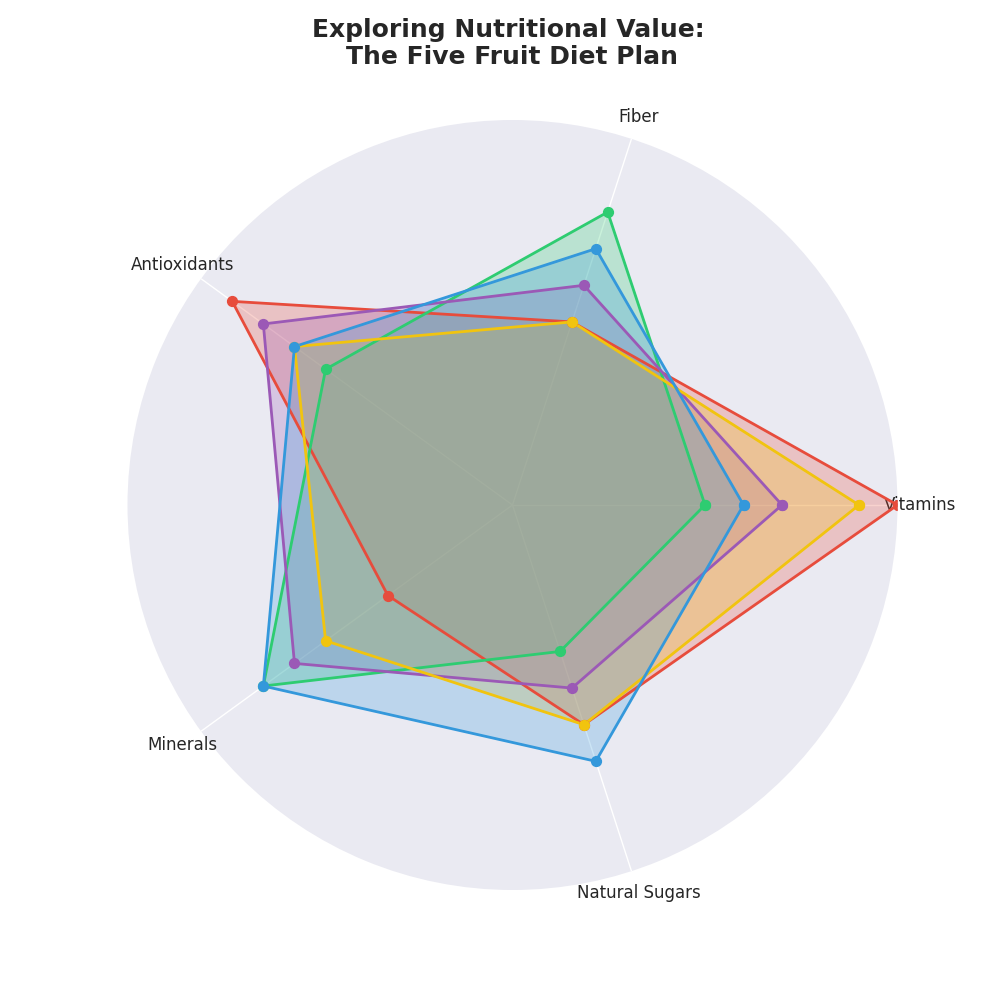

Here is the Python script that generated this plot:
import matplotlib.pyplot as plt
import numpy as np

fruits = ['Blueberries', 'Bananas', 'Oranges', 'Strawberries', 'Apples']
categories = ['Vitamins', 'Fiber', 'Antioxidants', 'Minerals', 'Natural Sugars']

nutritional_scores = {
    'Blueberries': [10, 5, 9, 4, 6],
    'Bananas': [5, 8, 6, 8, 4],
    'Oranges': [7, 6, 8, 7, 5],
    'Strawberries': [9, 5, 7, 6, 6],
    'Apples': [6, 7, 7, 8, 7]
}

num_vars = len(categories)
angles = np.linspace(0, 2 * np.pi, num_vars, endpoint=False).tolist()
angles += angles[:1]

fig, ax = plt.subplots(figsize=(10, 10), subplot_kw=dict(polar=True))

# Original color order
original_colors = ['#3498db', '#e74c3c', '#2ecc71', '#9b59b6', '#f1c40f']

# Shuffled color order
shuffled_colors = ['#e74c3c', '#2ecc71', '#9b59b6', '#f1c40f', '#3498db']

# Mapping fruits to shuffled colors
for idx, (fruit, color) in enumerate(zip(fruits, shuffled_colors)):
    values = nutritional_scores[fruit]
    values += values[:1]
    ax.fill(angles, values, color=color, alpha=0.25)
    ax.plot(angles, values, color=color, linewidth=2)
    ax.scatter(angles, values, color=color, s=50, zorder=3)

ax.set_xticks(angles[:-1])
ax.set_xticklabels(categories, fontsize=12)

ax.yaxis.grid(False)
ax.set_yticklabels([])
ax.set_ylim(0, 10)
ax.spines['polar'].set_visible(False)

plt.title("Exploring Nutritional Value: \nThe Five Fruit Diet Plan", size=18, fontweight='bold', pad=40)

plt.show()
